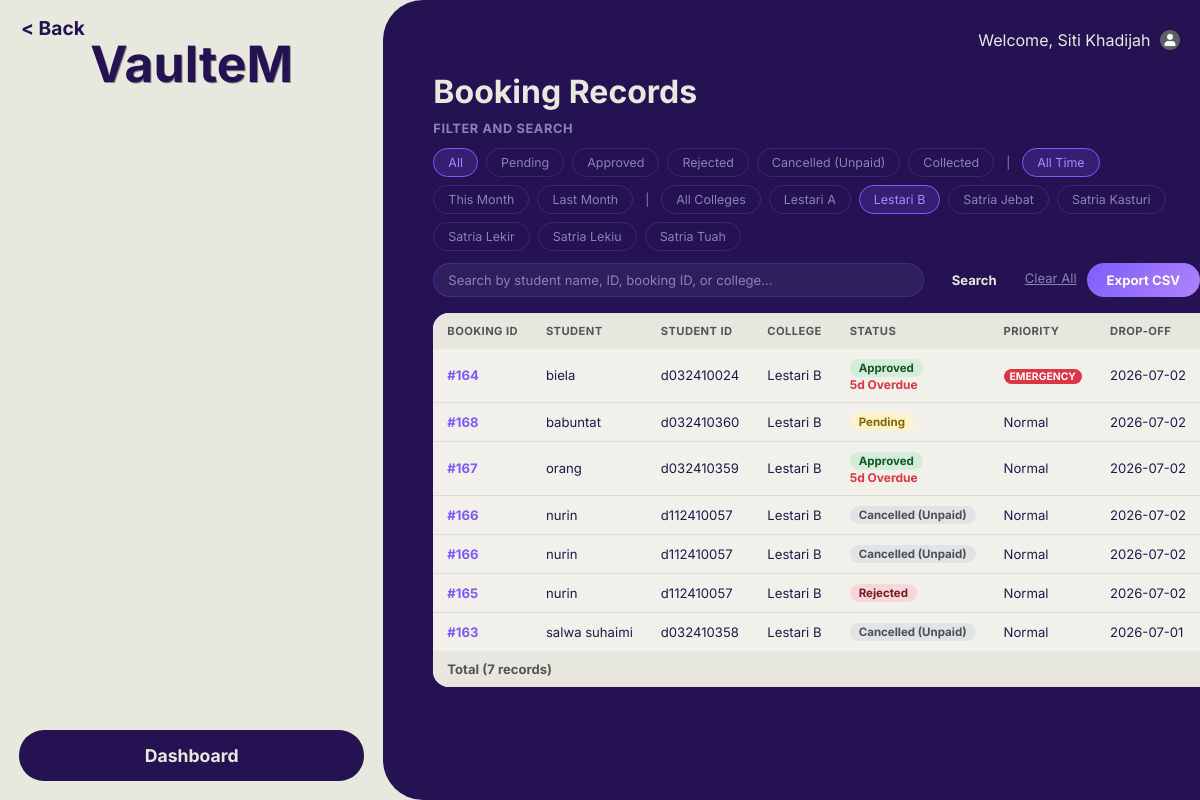
The page /staffbookingrecords.php?college=Lestari B (signed in) on the database as committed earlier.
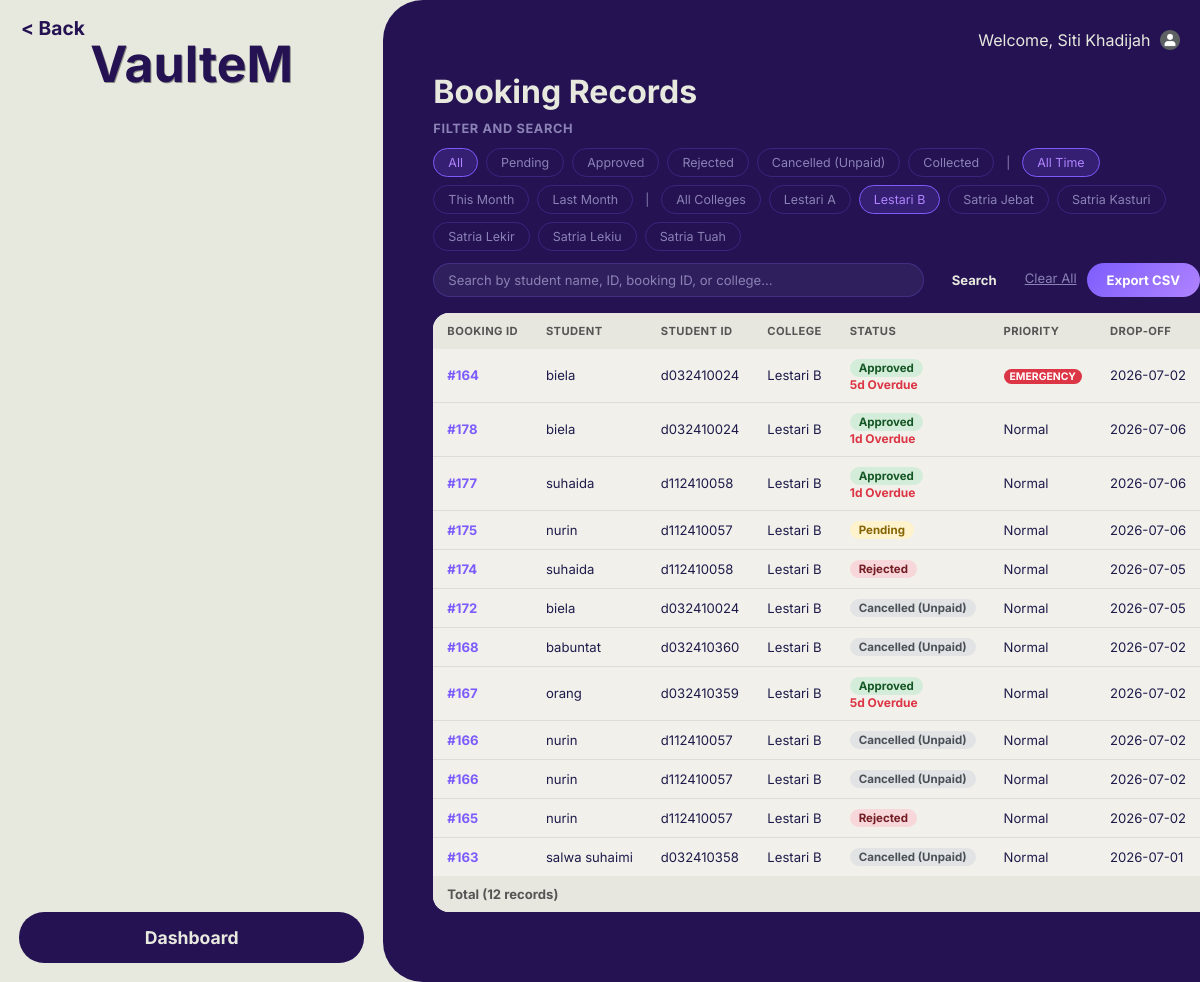
The same page on the database as committed later.
### tables this page shows
CREATE TABLE `booking` (
  `Booking_ID` int(100) NOT NULL,
  `Booking_Date` date NOT NULL,
  `DropOff_Date` date NOT NULL,
  `Pickup_Date` date NOT NULL,
  `Booking_Status` char(100) NOT NULL,
  `Rejection_Reason` text DEFAULT NULL,
  `Rejection_Photo` varchar(255) DEFAULT NULL,
  `Booking_Priority` char(1) NOT NULL,
  `Staff_ID` int(100) NOT NULL,
  `Student_ID` varchar(10) NOT NULL,
  `Dropoff_Photo` varchar(255) DEFAULT NULL,
  `Dropoff_Status` varchar(20) DEFAULT NULL
);

CREATE TABLE `student` (
  `Student_ID` varchar(10) NOT NULL,
  `Student_Name` varchar(100) NOT NULL,
  `Student_Mail` varchar(30) NOT NULL,
  `Student_Password` varchar(100) NOT NULL,
  `Student_PhoneNo` char(15) NOT NULL,
  `Gender` char(1) NOT NULL,
  `Residential_ID` int(100) NOT NULL
);

CREATE TABLE `residential_college` (
  `Residential_ID` int(100) NOT NULL,
  `Residential_Block` varchar(100) NOT NULL,
  `Gender_Type` char(1) NOT NULL
);

### staffbookingrecords.php (the view, shortened to what the changed rows need)
<?php
$conn = new mysqli("localhost", "root", "", "utem_accommodation");
$filterStatus  = $_GET['status']  ?? 'all';
$filterDate    = $_GET['date']    ?? 'all';
$filterCollege = $_GET['college'] ?? 'all';
$search        = trim($_GET['q']  ?? '');
$where = ["1=1"];
if ($filterCollege !== 'all') {
    $fc = $conn->real_escape_string($filterCollege);
    $where[] = "rc.Residential_Block = '$fc'";
}
$whereSQL = implode(" AND ", $where);
$collegeList = [];
$clRes = $conn->query("SELECT DISTINCT Residential_Block FROM residential_college ORDER BY Residential_Block ASC");
while ($cl = $clRes->fetch_assoc()) $collegeList[] = $cl['Residential_Block'];
$reportData = $conn->query("
    SELECT
        b.Booking_ID,
        b.Booking_Status,
        b.Booking_Priority,
        b.DropOff_Date,
        b.Pickup_Date,
        s.Student_Name,
        s.Student_ID,
        rc.Residential_Block,
        DATEDIFF(CURDATE(), b.Pickup_Date) AS DaysOverdue,
        COALESCE(SUM(i.Quantity), 0)           AS TotalItem,
        COALESCE(SUM(i.Quantity * i.Price), 0) AS TotalFee,
        p.Payment_Status,
        p.Payment_Method,
        COALESCE(p.Amount, 0)                  AS PaidAmount
    FROM booking b
    LEFT JOIN student s              ON b.Student_ID      = s.Student_ID
    LEFT JOIN residential_college rc ON s.Residential_ID  = rc.Residential_ID
    LEFT JOIN item i                 ON b.Booking_ID      = i.Booking_ID
    LEFT JOIN payment p              ON b.Booking_ID      = p.Booking_ID
    WHERE $whereSQL
    GROUP BY b.Booking_ID, b.Booking_Status, b.Booking_Priority, b.DropOff_Date,
             b.Pickup_Date, s.Student_Name, s.Student_ID, rc.Residential_Block,
             p.Payment_Status, p.Payment_Method, p.Amount
    ORDER BY (b.Booking_Priority = 'Y') DESC, b.Booking_ID DESC
");
?>
<!DOCTYPE html>
<html lang="en">
<head>
    <link rel="stylesheet" href="status.css">
    <link rel="stylesheet" href="mobile.css">
</head>
<body>
<div id="wrapper">
    <div class="leftcontainer">
        <header>
            <h1 onclick="window.location.href='staffMainStatus.php'" style="cursor:pointer;">VaulteM</h1>
        </header>
    </div>
    <div class="rightcontainer">
        <h1>Booking Records</h1>
        <form method="GET" style="margin-bottom:0;">
            <div class="filter-bar">
                <?php
                $statuses = ['all'=>'All','pending'=>'Pending','approved'=>'Approved','rejected'=>'Rejected','cancelled_unpaid'=>'Cancelled (Unpaid)','collected'=>'Collected'];
                foreach ($statuses as $sv => $sl):
                ?>
                <a href="?status=<?php echo $sv; ?>&date=<?php echo $filterDate; ?>&college=<?php echo urlencode($filterCollege); ?>&q=<?php echo urlencode($search); ?>"
                   class="filter-chip <?php echo $filterStatus === $sv ? 'active' : ''; ?>">
                    <?php echo $sl; ?>
                </a>
                <?php endforeach; ?>
                <span class="divider">|</span>
                <?php
                $dates = ['all'=>'All Time','this_month'=>'This Month','last_month'=>'Last Month'];
                foreach ($dates as $dv => $dl):
                ?>
                <a href="?status=<?php echo $filterStatus; ?>&date=<?php echo $dv; ?>&college=<?php echo urlencode($filterCollege); ?>&q=<?php echo urlencode($search); ?>"
                   class="filter-chip <?php echo $filterDate === $dv ? 'active' : ''; ?>">
                    <?php echo $dl; ?>
                </a>
                <?php endforeach; ?>
                <span class="divider">|</span>
                <a href="?status=<?php echo $filterStatus; ?>&date=<?php echo $filterDate; ?>&college=all&q=<?php echo urlencode($search); ?>"
                   class="filter-chip <?php echo $filterCollege === 'all' ? 'active' : ''; ?>">
                    All Colleges
                </a>
                <?php foreach ($collegeList as $col): ?>
                <a href="?status=<?php echo $filterStatus; ?>&date=<?php echo $filterDate; ?>&college=<?php echo urlencode($col); ?>&q=<?php echo urlencode($search); ?>"
                   class="filter-chip <?php echo $filterCollege === $col ? 'active' : ''; ?>">
                    <?php echo htmlspecialchars($col); ?>
                </a>
                <?php endforeach; ?>
            </div>
        </form>
        <div class="table-wrap">
            <table class="report-table" id="reportTable">
                <thead>
                    <tr>
                        <th>Booking ID</th>
                        <th>Student</th>
                        <th>Student ID</th>
                        <th>College</th>
                        <th>Status</th>
                        <th>Priority</th>
                        <th>Drop-off</th>
                    </tr>
                </thead>
                <tbody>
                <?php
                $rowCount = 0;
                if ($reportData && $reportData->num_rows > 0):
                    while ($row = $reportData->fetch_assoc()):
                        $rowCount++;
                        $bs  = strtolower($row['Booking_Status']);
                        if ($bs === 'pending')            $bBadge = 'badge-pending';
                        elseif ($bs === 'approved')       $bBadge = 'badge-approved';
                        elseif ($bs === 'rejected')       $bBadge = 'badge-rejected';
                        elseif ($bs === 'cancelled_unpaid') $bBadge = 'badge-cancelled';
                        elseif ($bs === 'collected')      $bBadge = 'badge-collected';
                        else                               $bBadge = 'badge-other';
                        $statusLabel = ($bs === 'cancelled_unpaid') ? 'Cancelled (Unpaid)' : $row['Booking_Status'];
                        $daysOverdue  = max(0, (int)$row['DaysOverdue']);
                        $isOverdueNow = ($bs === 'approved' && $daysOverdue > 0);
                ?>
                <tr>
                    <td><a href="staffBookingDetail.php?id=<?php echo $row['Booking_ID']; ?>" class="bid-link">#<?php echo $row['Booking_ID']; ?></a></td>
                    <td><?php echo htmlspecialchars($row['Student_Name']); ?></td>
                    <td><?php echo htmlspecialchars($row['Student_ID']); ?></td>
                    <td><?php echo htmlspecialchars($row['Residential_Block'] ?? 'N/A'); ?></td>
                    <td>
                        <span class="badge <?php echo $bBadge; ?>"><?php echo htmlspecialchars($statusLabel); ?></span>
                        <?php if ($isOverdueNow): ?>
                            <span class="overdue-text"><?php echo $daysOverdue; ?>d Overdue</span>
                        <?php endif; ?>
                    </td>
                    <td><?php echo $row['Booking_Priority'] === 'Y' ? '<span class="prio-badge">EMERGENCY</span>' : 'Normal'; ?></td>
                    <td><?php echo htmlspecialchars($row['DropOff_Date']); ?></td>
                </tr>
                <?php endwhile;
                else: ?>
                <tr><td colspan="13" style="text-align:center; color:#888; padding:30px;">No records found.</td></tr>
                <?php endif; ?>
                </tbody>
                <?php if ($rowCount > 0): ?>
                <tfoot>
                    <tr style="background:#e8e7df; font-weight:700; font-size:0.82rem;">
                        <td colspan="8" style="padding:10px 14px; color:#555;">
                            Total (<?php echo $rowCount; ?> records)
                        </td>
                    </tr>
                </tfoot>
                <?php endif; ?>
            </table>
        </div>
    </div>
</div>
</body>
</html>

Rows that differ between the two databases and show on the page:
added booking: Booking_ID "178", Student_ID.Student_Name "biela", Student_ID.Student_ID "d032410024", residential_college.Residential_Block "Lestari B", Booking_Status "Approved", daysOverdue "1", Booking_Priority "Normal", DropOff_Date "2026-07-06"
added booking: Booking_ID "177", Student_ID.Student_Name "suhaida", Student_ID.Student_ID "d112410058", residential_college.Residential_Block "Lestari B", Booking_Status "Approved", daysOverdue "1", Booking_Priority "Normal", DropOff_Date "2026-07-06"
added booking: Booking_ID "175", Student_ID.Student_Name "nurin", Student_ID.Student_ID "d112410057", residential_college.Residential_Block "Lestari B", Booking_Status "Pending", Booking_Priority "Normal", DropOff_Date "2026-07-06"
added booking: Booking_ID "174", Student_ID.Student_Name "suhaida", Student_ID.Student_ID "d112410058", residential_college.Residential_Block "Lestari B", Booking_Status "Rejected", Booking_Priority "Normal", DropOff_Date "2026-07-05"
added booking: Booking_ID "172", Student_ID.Student_Name "biela", Student_ID.Student_ID "d032410024", residential_college.Residential_Block "Lestari B", Booking_Status "Cancelled (Unpaid)", Booking_Priority "Normal", DropOff_Date "2026-07-05"
changed booking "babuntat": Booking_Status "Pending" → "Cancelled (Unpaid)"
Other text that changed with them:
$rowCount: "7" → "12"
